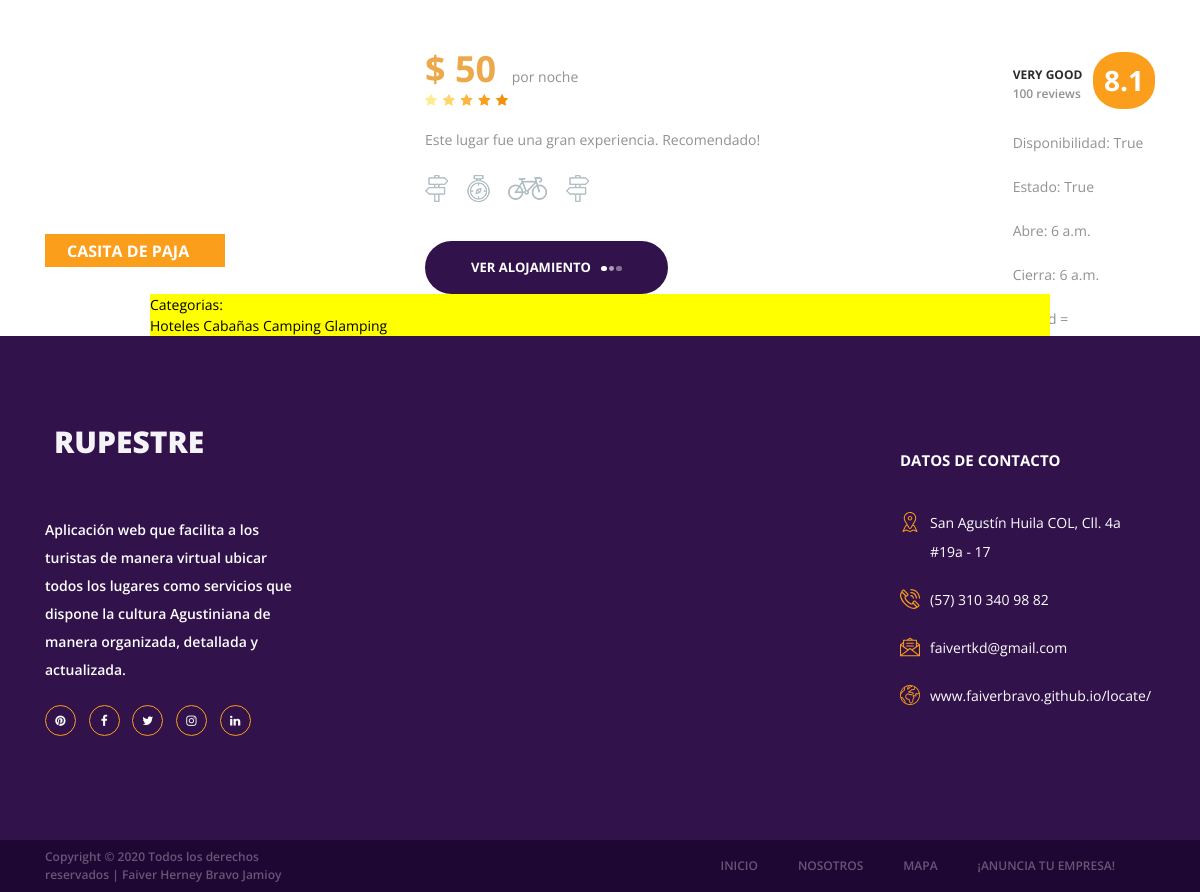
/alojamientos/ (lower part), run on an earlier commit of the app's database.
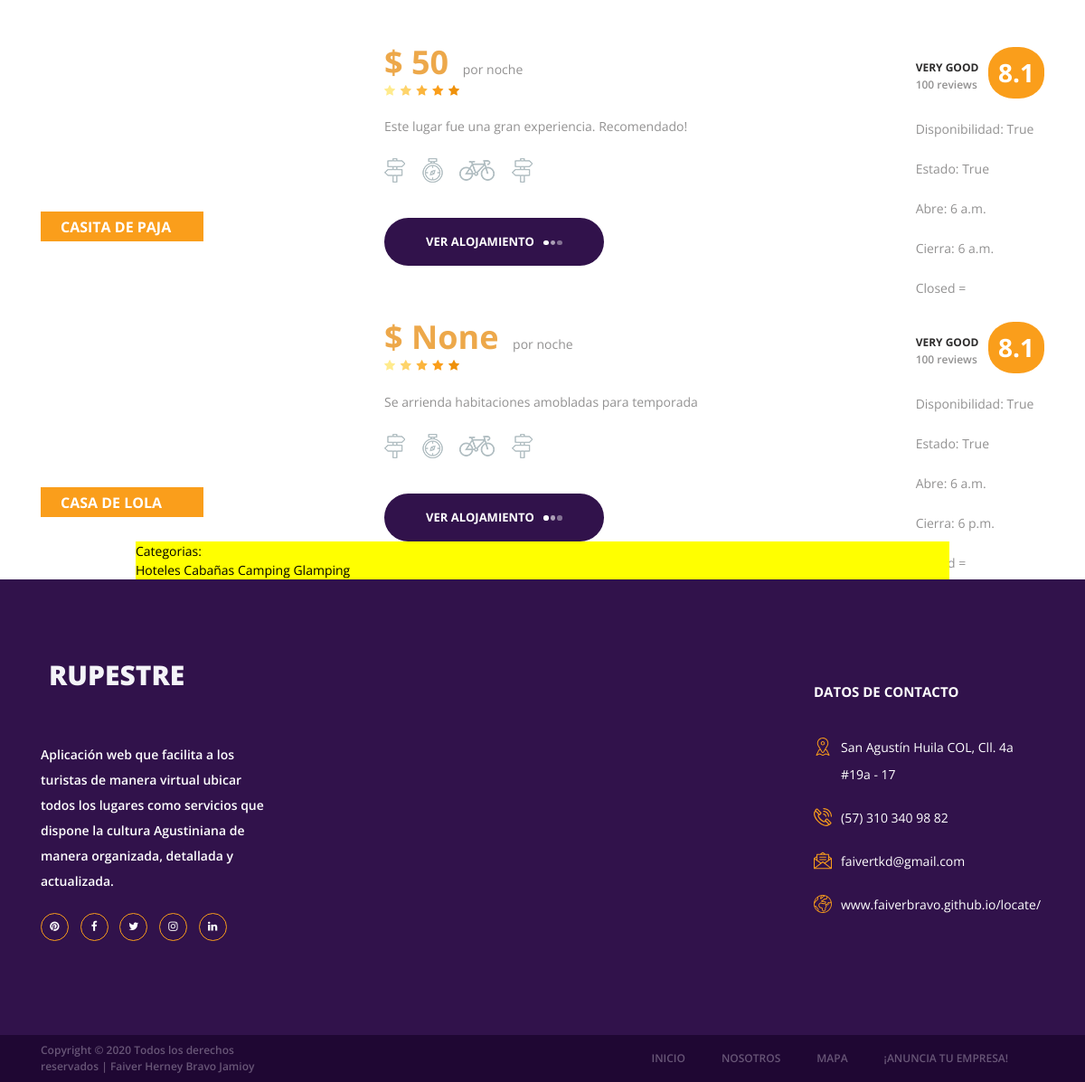
And on a later commit of the database.
### alojamientos/models.py (models this page shows, shortened)
class Alojamiento(models.Model):
    nombre=models.CharField(max_length=50)
    descripcion=models.CharField(max_length=150)
    imagen=models.ImageField(upload_to='alojamientos')
    precio=models.IntegerField( null=True, blank=True)#opcional subir precio
    categorias=models.ManyToManyField(Categoria) #relación de muchos a muchos entre Categoria y Post
    disponibilidad=models.BooleanField(default=True)
    activo=models.BooleanField(default=True)# prendido o apagado
    abrir=models.TimeField(null=True)
    cerrar=models.TimeField(null=True)
    created=models.DateTimeField(auto_now_add=True, verbose_name='fecha de creación')
    updated=models.DateTimeField(auto_now_add=True)
    class Meta:
        verbose_name='alojamiento'
        verbose_name_plural='alojamientos'

class Categoria(models.Model):
    nombre=models.CharField(max_length=50)
    created=models.DateTimeField(auto_now_add=True)
    updated=models.DateTimeField(auto_now_add=True)
    class Meta:
        verbose_name='categoria'
        verbose_name_plural='categorias'

### alojamientos/views.py (the view)
# urls.py: path('alojamientos/', include('alojamientos.urls')),
def alojamientos(request):
    alojamientos=Alojamiento.objects.all()
    categorias=Categoria.objects.all()
    posts=Post.objects.all()
    return render(request, "alojamientos/alojamientos.html", {
        "alojamientos": alojamientos,
        "categorias": categorias,
        "posts": posts
        })

### alojamientos/templates/alojamientos/alojamientos.html (shortened to what this page needs)
{% extends "RupestreApp/base2.html" %}
{% load static %}
{% block content %}
	{% for alojamiento in alojamientos %}
		<div class="container">
			<div class="row">
				<div class="col-lg-12">
					<div class="offers_grid">
						<div class="offers_item rating_4">
							<div class="row">
								<div class="col-lg-3 col-1680-4">
									<div class="offers_image_container">
										<div class="offers_image_background" style="background-image:url({{alojamiento.imagen.url}})"></div>
										<div class="offer_name"><a href="alojamiento_detalle/{{alojamiento.id}}">{{alojamiento.nombre}}</a></div>
									</div>
								</div>
								<div class="col-lg-8">
									<div class="offers_content">
										<div class="offers_price">$ {{alojamiento.precio}}<span> por noche</span></div>
										<div class="rating_r rating_r_5 offers_rating" data-rating="4">
											<i></i>
											<i></i>
											<i></i>
											<i></i>
											<i></i>
										</div>
										<p class="offers_text">{{alojamiento.descripcion}}</p>
										<div class="offers_icons">
											<ul class="offers_icons_list">
												<li class="offers_icons_item"><img src="{% static 'images/iconos/post.png' %}" alt=""></li>
												<li class="offers_icons_item"><img src="{% static 'images/iconos/compass.png' %}" alt=""></li>
												<li class="offers_icons_item"><img src="{% static 'images/iconos/bicycle.png' %}" alt=""></li>
												<li class="offers_icons_item"><img src="{% static 'images/iconos/post.png' %}" alt=""></li>
											</ul>
										</div>
										<div class="button book_button"><a href="alojamiento_detalle/{{alojamiento.id}}">ver alojamiento<span></span><span></span><span></span></a></div>
										<div class="offer_reviews">
											<div class="offer_reviews_content">
												<div class="offer_reviews_title">very good</div>
												<div class="offer_reviews_subtitle">100 reviews</div>
											</div>
											<div class="offer_reviews_rating text-center">8.1</div>
											<p class="offers_text">Disponibilidad: {{alojamiento.disponibilidad}}</p>
											<p class="offers_text">Estado: {{alojamiento.activo}}</p>
											<p class="offers_text">Abre: {{alojamiento.abrir}}</p>
											<p class="offers_text">Cierra: {{alojamiento.cerrar}}</p>
											<p class="offers_text">Closed = {{alojamiento.dd}}</p>
										</div>
									</div>
								</div>
							</div>
						</div>
					</div>
				</div>
			</div>
		</div>
	{% endfor %}
	<section>
		<div style="width:75%; background-color: yellow; margin:auto; text-align: left ; color: black;">
			Categorias:<div></div>
			{% for categoria in categorias %}
				{{categoria.nombre}}
			{% endfor %}
		</div>
	</section>
{% endblock %}

What changed in the data, as far as the page shows it:
added Alojamiento: nombre "CASA DE LOLA", precio "None", descripcion "Se arrienda habitaciones amobladas para temporada", disponibilidad "True", activo "True", abrir "6 a.m.", cerrar "6 p.m."
